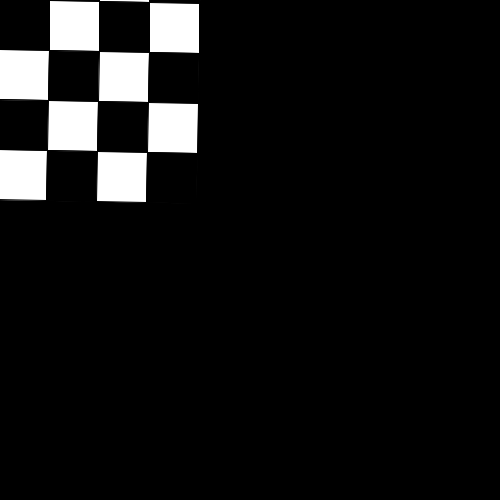
Frame 1 (no input)
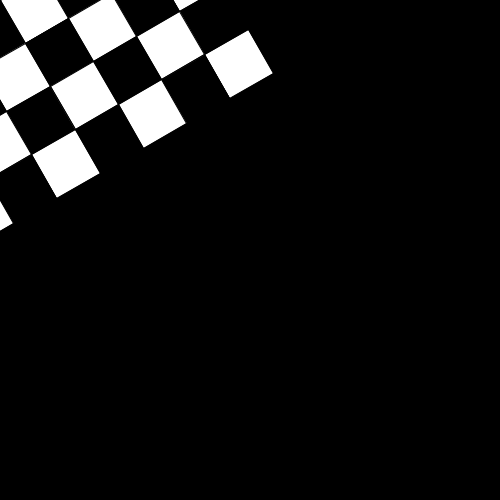
Frame 60 (the mouse pressed at the canvas centre just before this capture)
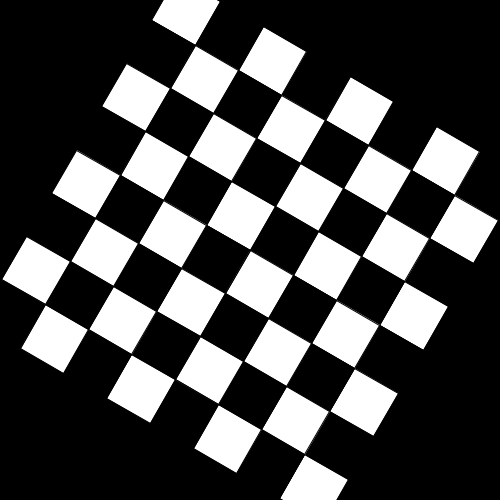
Frame 120 (the mouse held since frame 60 and released just before this capture)

The Processing sketch that drew these frames (run headless with seeded random() and noise(); from frame 60 on, the mouse is pressed at the canvas centre):

// Processing sketch: week06_5_processing_rotate_chessboard
// ── week06_5_processing_rotate_chessboard.pde
// week06_5_processing_rotate_chessboard
// 修改自 week06_3_processing_rotate_translate_rotate_rect
// 想要做一個會旋轉的迷宮
void setup() {
  size(500, 500);
}
void draw() {
  background(0); // 黑色背景
  // translate(250, 250); // 往右移、往下移 (暫時註解掉, 要做實驗)
  translate(mouseX, mouseY); // (暫時改用 mouse 當移動輛)
  println(mouseX, mouseY); // (暫時在小黑, 印出 mouse 座標)
  rotate( radians(frameCount)); // 持續移動
  rect(-200, -200, 400, 400); // 座標奇怪的四邊形
  for (int i=0; i<8; i++) { // 左手i 對應y座標
    for (int j=0; j<8; j++) { // 右手j 對應x座標
      if ( (i+j)%2 == 1 ) fill(255); // 白色
      else fill(0); // 黑色
      rect(j*50-200, i*50-200, 50, 50); // 小格子
    }
  }
}
